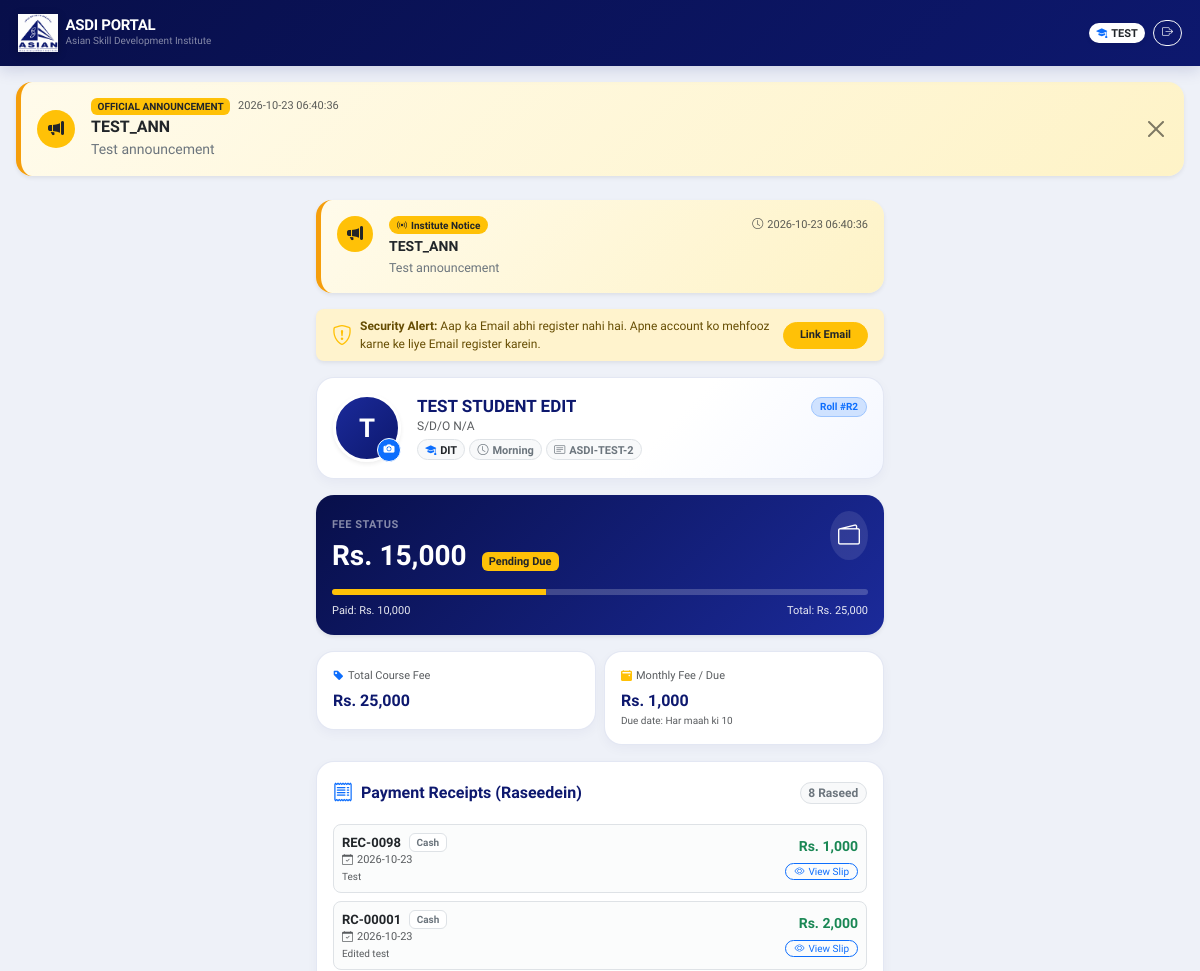
Page /dashboard (signed in, upper part) on the earlier database version.
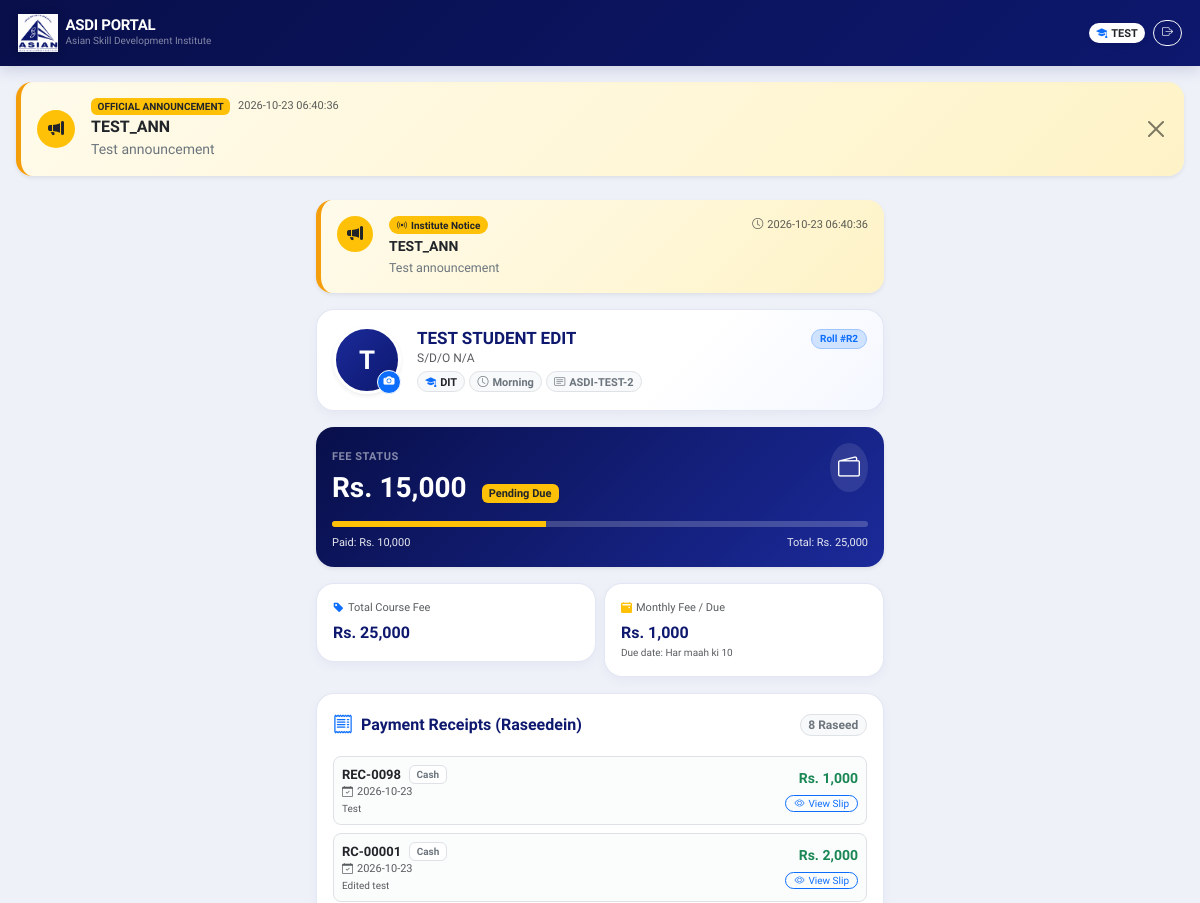
Same page on the later database version.
### app.py (the view, shortened to what this page needs)
@app.route("/dashboard")
@student_required
def dashboard():
    student_id = session["student_id"]
    conn = get_db_connection()
    student = conn.execute("SELECT * FROM students WHERE id = ?", (student_id,)).fetchone()
    if not student:
        session.clear()
        return redirect(url_for("login"))
    payments = conn.execute(
        "SELECT * FROM payments WHERE student_id = ? ORDER BY pay_date DESC, id DESC",
        (student_id,)
    ).fetchall()
    total_fee = student["total_fee"] or 0
    discount_amount = student["discount_amount"] or 0
    net_fee = max(0, total_fee - discount_amount)
    total_paid = sum(p["amount"] or 0 for p in payments)
    balance = max(0, net_fee - total_paid)
    fee_summary = {
        "total_fee": total_fee,
        "discount_amount": discount_amount,
        "net_fee": net_fee,
        "total_paid": total_paid,
        "balance": balance,
        "monthly_fee": student["monthly_fee"] or 0,
        "fee_plan": student["fee_plan"] or "Regular",
        "due_day": student["due_day"] or 10,
        "is_cleared": balance <= 0
    }
    attendance_records = conn.execute(
        "SELECT * FROM attendance WHERE student_id = ? ORDER BY att_date DESC LIMIT 30",
        (student_id,)
    ).fetchall()
    total_att = len(attendance_records)
    present_att = sum(1 for a in attendance_records if a["status"] and a["status"].lower() == "present")
    absent_att = sum(1 for a in attendance_records if a["status"] and a["status"].lower() == "absent")
    att_pct = round((present_att / total_att * 100), 1) if total_att > 0 else 0
    attendance_summary = {
        "records": attendance_records,
        "total": total_att,
        "present": present_att,
        "absent": absent_att,
        "percentage": att_pct
    }
    results = conn.execute(
        "SELECT * FROM exam_results WHERE student_id = ? ORDER BY exam_date DESC",
        (student_id,)
    ).fetchall()
    schedule_records = conn.execute(
        "SELECT * FROM schedule WHERE student_id = ? ORDER BY start_time ASC",
        (student_id,)
    ).fetchall()
    if not schedule_records and student["batch"]:
        schedule_records = conn.execute(
            "SELECT * FROM batches WHERE name = ? OR course = ?",
            (student["batch"], student["course"])
        ).fetchall()
    today_str = datetime.now().strftime("%Y-%m-%d")
    att_requests = conn.execute(
        "SELECT * FROM student_attendance_requests WHERE student_id = ? ORDER BY id DESC LIMIT 10",
        (student_id,)
    ).fetchall()
    today_attendance = conn.execute(
        "SELECT * FROM attendance WHERE student_id = ? AND att_date = ?",
        (student_id, today_str)
    ).fetchone()
    today_req = conn.execute(
        "SELECT * FROM student_attendance_requests WHERE student_id = ? AND req_date = ? ORDER BY id DESC LIMIT 1",
        (student_id, today_str)
    ).fetchone()
    student_msgs = conn.execute(
        "SELECT * FROM student_messages WHERE student_id = ? ORDER BY id DESC",
        (student_id,)
    ).fetchall()
    row_cnt = conn.execute(
        "SELECT COUNT(*) as cnt FROM student_messages WHERE student_id = ? AND (DATE(created_at) = CURRENT_DATE OR DATE(created_at) = ?)",
        (student_id, today_str)
    ).fetchone()
    today_msg_count = (row_cnt["cnt"] if isinstance(row_cnt, dict) else row_cnt[0]) if row_cnt else 0
    daily_msg_limit = 10
    remaining_msgs_today = max(0, daily_msg_limit - today_msg_count)
    my_groups = conn.execute("""
        SELECT sg.*
        FROM student_groups sg
        JOIN group_members gm ON gm.group_id = sg.id
        WHERE gm.student_id = ?
        ORDER BY sg.name ASC
    """, (student_id,)).fetchall()
    stu_course = (student["course"] or "").strip().lower()
    stu_cat = (student["category"] or "").strip().lower()
    all_content_rows = conn.execute("SELECT * FROM course_content ORDER BY id DESC").fetchall()
    course_notes = []
    personal_schedules = conn.execute("""
        SELECT * FROM schedule WHERE student_id = ? ORDER BY id DESC
    """, (student_id,)).fetchall()
    announcements = conn.execute("""
        SELECT * FROM announcements
        WHERE is_active = TRUE AND (target_role = 'All' OR target_role = 'Students')
        ORDER BY id DESC LIMIT 5
    """).fetchall()
    teacher_msgs = conn.execute("""
        SELECT tsm.*, s.name as staff_name, s.role as staff_role, s.photo as staff_photo
        FROM teacher_student_messages tsm
        JOIN staff s ON s.id = tsm.staff_id
        WHERE tsm.student_id = ?
        ORDER BY tsm.id DESC
        LIMIT 30
    """, (student_id,)).fetchall()
    conn.execute("""
        UPDATE teacher_student_messages SET is_read = 1
        WHERE student_id = ? AND is_read = 0
    """, (student_id,))
    conn.commit()
    unread_teacher_msgs = sum(1 for m in teacher_msgs if not m['is_read'])
    conn.close()
    return render_template(
        "dashboard.html",
        announcements=announcements,
        teacher_msgs=teacher_msgs,
        unread_teacher_msgs=unread_teacher_msgs,
        my_groups=my_groups,
        course_notes=course_notes,
        personal_schedules=personal_schedules,
        student=student,
        fee=fee_summary,
        payments=payments,
        attendance=attendance_summary,
        attendance_requests=att_requests,
        today_attendance=today_attendance,
        today_req=today_req,
        today_str=today_str,
        results=results,
        schedule=schedule_records,
        student_messages=student_msgs,
        msg_count=len(student_msgs),
        today_msg_count=today_msg_count,
        daily_msg_limit=daily_msg_limit,
        remaining_msgs_today=remaining_msgs_today
    )

### app.py (called while the page is built)
def get_settings():
    try:
        conn = get_db_connection()
        rows = conn.execute("SELECT key, value FROM settings").fetchall()
        conn.close()
        return {r["key"]: r["value"] for r in rows}
    except Exception:
        return {
            "inst_name": "Asian Skill Development Institute",
            "phone": "0344-4996072",
            "admin_pin": "1234",
            "principal_pin": "9999",
            "receptionist_pin": "1111",
            "finance_pin": "2222",
            "staff_pin": "maryam"
        }

def student_required(f):
    @wraps(f)
    def decorated_function(*args, **kwargs):
        if "role" not in session or session["role"] != "student":
            flash("Barah-e-karam pehle student login karein.", "warning")
            return redirect(url_for("login", tab="student"))
        return f(*args, **kwargs)
    return decorated_function

### templates/dashboard.html (shortened to what the changed rows need)
{% extends "base.html" %}
{% block content %}
<div class="container py-3 px-3" style="max-width: 600px;">
  {% if not student.email %}
  <div class="alert alert-warning d-flex align-items-center justify-content-between gap-2 py-2 px-3 rounded-3 mb-3 border-0 shadow-sm" style="font-size: 12px; background-color: #FFF3CD; color: #664D03;" role="alert">
    <div class="d-flex align-items-center gap-2">
      <i class="bi bi-shield-exclamation fs-5 flex-shrink-0 text-warning"></i>
      <div>
        <strong>Security Alert:</strong> Aap ka Email abhi register nahi hai. Apne account ko mehfooz karne ke liye Email register karein.
      </div>
    </div>
    <button type="button" class="btn btn-sm btn-warning text-dark fw-bold rounded-pill px-3 py-1 text-nowrap" style="font-size: 11px;" onclick="document.querySelector('[data-bs-target=\'#tab-profile\']').click();">
      Link Email
    </button>
  </div>
  {% endif %}
          {% set paid_pct = (fee.total_paid / fee.net_fee * 100) if fee.net_fee > 0 else 100 %}
</div>
{% endblock %}

Differences in the rows shown:
changed students "TEST STUDENT EDIT": email empty → "asditest2@asdi.edu" (drawn)
Other differences:
text no longer shown: "Security Alert: Aap ka Email abhi register nahi hai. Apne account ko mehfooz karne ke liye Email register karein. Link Email"
